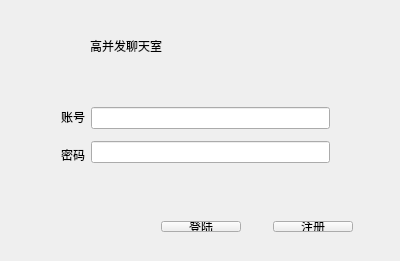
<?xml version="1.0" encoding="UTF-8"?>
<ui version="4.0">
 <class>Widget</class>
 <widget class="QWidget" name="Widget">
  <property name="geometry">
   <rect>
    <x>0</x>
    <y>0</y>
    <width>400</width>
    <height>261</height>
   </rect>
  </property>
  <property name="windowTitle">
   <string>Widget</string>
  </property>
  <widget class="QLabel" name="theme_name">
   <property name="geometry">
    <rect>
     <x>90</x>
     <y>30</y>
     <width>261</width>
     <height>31</height>
    </rect>
   </property>
   <property name="styleSheet">
    <string notr="true">font: 30 12pt &quot;微软雅黑 Light&quot;;
font: 22pt &quot;Arial&quot;;</string>
   </property>
   <property name="text">
    <string>高并发聊天室</string>
   </property>
  </widget>
  <widget class="QWidget" name="">
   <property name="geometry">
    <rect>
     <x>50</x>
     <y>90</y>
     <width>291</width>
     <height>91</height>
    </rect>
   </property>
   <layout class="QHBoxLayout" name="horizontalLayout">
    <item>
     <layout class="QVBoxLayout" name="verticalLayout">
      <item>
       <widget class="QLabel" name="ID_label">
        <property name="text">
         <string>账号</string>
        </property>
       </widget>
      </item>
      <item>
       <widget class="QLabel" name="password_id">
        <property name="text">
         <string>密码</string>
        </property>
       </widget>
      </item>
     </layout>
    </item>
    <item>
     <layout class="QVBoxLayout" name="verticalLayout_2">
      <item>
       <widget class="QLineEdit" name="id_line"/>
      </item>
      <item>
       <widget class="QLineEdit" name="passwordline"/>
      </item>
     </layout>
    </item>
   </layout>
  </widget>
  <widget class="QWidget" name="">
   <property name="geometry">
    <rect>
     <x>150</x>
     <y>210</y>
     <width>214</width>
     <height>33</height>
    </rect>
   </property>
   <layout class="QHBoxLayout" name="horizontalLayout_2">
    <item>
     <widget class="QPushButton" name="login_button">
      <property name="text">
       <string>登陆</string>
      </property>
     </widget>
    </item>
    <item>
     <spacer name="horizontalSpacer">
      <property name="orientation">
       <enum>Qt::Horizontal</enum>
      </property>
      <property name="sizeHint" stdset="0">
       <size>
        <width>40</width>
        <height>20</height>
       </size>
      </property>
     </spacer>
    </item>
    <item>
     <widget class="QPushButton" name="register_button">
      <property name="text">
       <string>注册</string>
      </property>
     </widget>
    </item>
   </layout>
  </widget>
 </widget>
 <layoutdefault spacing="6" margin="11"/>
 <resources/>
 <connections/>
</ui>
